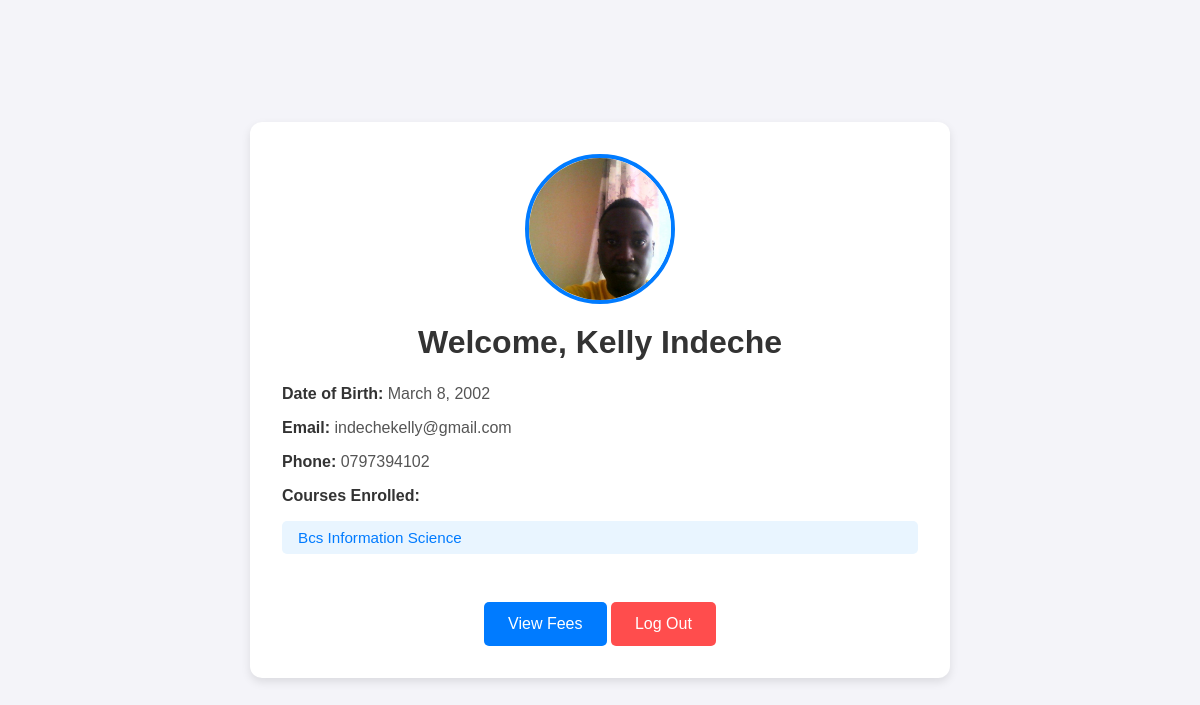
/student/dashboard/ (signed in), run on an earlier commit of the app's database.
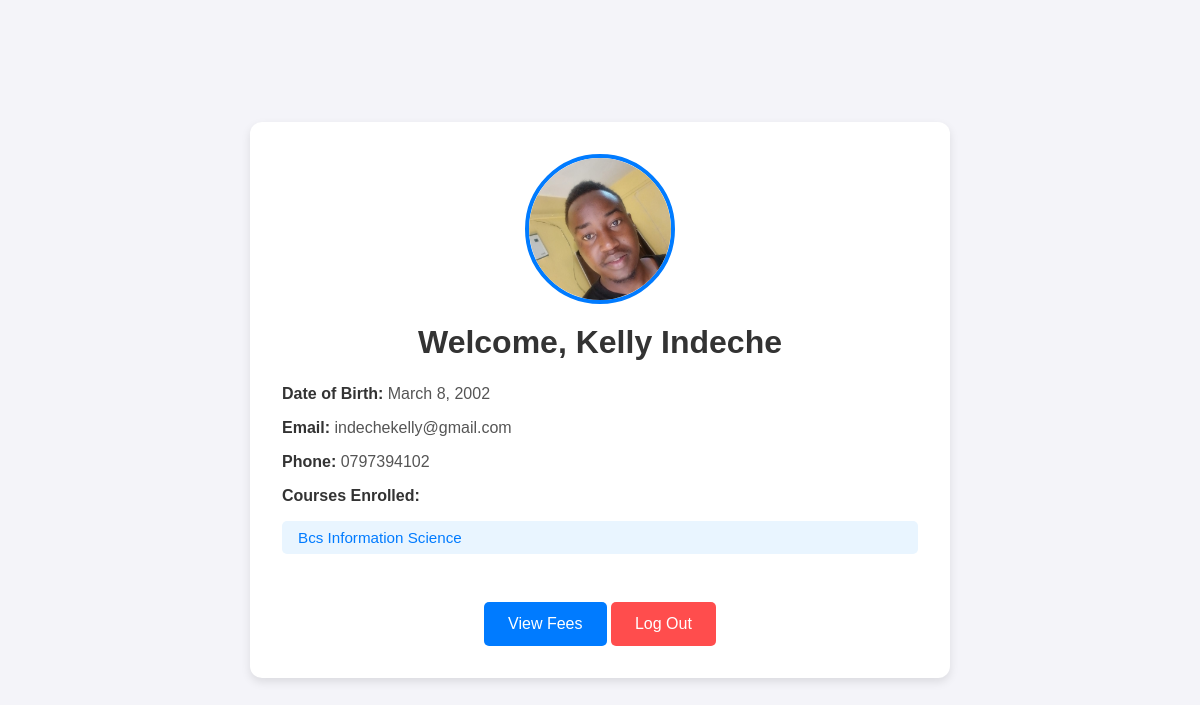
And on a later commit of the database.
### Student/models.py (models this page shows, shortened)
class Student(models.Model):
    user = models.OneToOneField(CustomUser, on_delete=models.CASCADE, related_name='student')
    first_name = models.CharField(max_length=50)
    last_name = models.CharField(max_length=50)
    email = models.EmailField(unique=True)  # Ensure uniqueness of email
    phone_number = models.CharField(max_length=15)  # Allow for different formats (including international)
    date_of_birth = models.DateField()
    courses = models.ManyToManyField(Course, related_name='students', blank=True)
    profile_picture = models.ImageField(upload_to='students/', blank=True, null=True)
    address = models.TextField(blank=True, null=True)  # Optional address field
    enrollment_date = models.DateField(auto_now_add=True)  # Automatically set the date when the student is created

class Course(models.Model):
    course_name = models.CharField(max_length=100)
    course_code = models.CharField(max_length=10, unique=True)  # Added unique course code
    description = models.TextField(blank=True, null=True)  # Optional description for the course
    lecturer = models.ForeignKey(Lecturer, on_delete=models.SET_NULL, related_name='courses', null=True, blank=True)

### Student/views.py (the view)
# urls.py: path('student/dashboard/', views.student_dashboard, name='student_dashboard'),  # Student dashboard view
def student_dashboard(request):
    student = request.user.student  # Corrected related_name
    context = {
        'student': student,
    }
    return render(request, 'student_dashboard.html', context)

### Student/templates/student_dashboard.html (shortened to what this page needs)
<!DOCTYPE html>
<html lang="en">
<head>
</head>
<body>
    <div class="dashboard-container">
        {% if student.profile_picture %}
            <img src="{{ student.profile_picture.url }}" alt="Profile Picture" class="student-image">
        {% else %}
            <img src="/media/default-profile.png" alt="Default Profile Picture" class="student-image">
        {% endif %}
        <h1>Welcome, {{ student.first_name }} {{ student.last_name }}</h1>
        <div class="student-details">
            <p class="detail-item">
                <span>Date of Birth:</span> {{ student.date_of_birth }}
            </p>
            <p class="detail-item">
                <span>Email:</span> {{ student.email }}
            </p>
            <p class="detail-item">
                <span>Phone:</span> {{ student.phone_number }}
            </p>
            <p class="detail-item">
                <span>Courses Enrolled:</span>
                <ul class="courses-list">
                    {% for course in student.courses.all %}
                        <li>{{ course.course_name }}</li>
                    {% empty %}
                        <li>No courses enrolled yet.</li>
                    {% endfor %}
                </ul>
            </p>
        </div>
        <a href="{% url 'fee_list' %}" class="btn fees-btn">View Fees</a>
        <a href="{% url 'logout' %}" class="btn logout-btn">Log Out</a>
    </div>
</body>
</html>

### Student/templates/student_dashboard.html (style rules this page uses)
* { margin: 0; padding: 0; box-sizing: border-box; }
body { font-family: 'Arial', sans-serif; background-color: #f4f4f9; display: flex; justify-content: center; align-items: center; min-height: 100vh; padding: 1rem; }
.dashboard-container { background-color: #ffffff; width: 100%; max-width: 700px; border-radius: 12px; box-shadow: 0 4px 10px rgba(0, 0, 0, 0.1); padding: 2rem; text-align: center; }
h1 { font-size: 2rem; margin-bottom: 1.5rem; color: #333; }
.student-image { width: 150px; height: 150px; border-radius: 50%; object-fit: cover; margin-bottom: 1rem; border: 4px solid #007bff; }
.student-details { margin: 1.5rem 0; text-align: left; }
.detail-item { margin-bottom: 1rem; font-size: 1rem; color: #555; }
.detail-item span { font-weight: bold; color: #333; }
.courses-list { list-style: none; padding: 0; margin-top: 0.5rem; }
.courses-list li { background-color: #e9f5ff; color: #007bff; padding: 0.5rem 1rem; margin: 0.5rem 0; border-radius: 5px; font-size: 0.95rem; text-align: left; }
.btn { display: inline-block; margin-top: 1.5rem; padding: 0.8rem 1.5rem; text-decoration: none; font-size: 1rem; border-radius: 5px; transition: background-color 0.3s; }
.logout-btn { background-color: #ff4d4d; color: #fff; }
.fees-btn { background-color: #007bff; color: white; }

What changed in the data, as far as the page shows it:
changed Student "Kelly": profile_picture: a different picture
